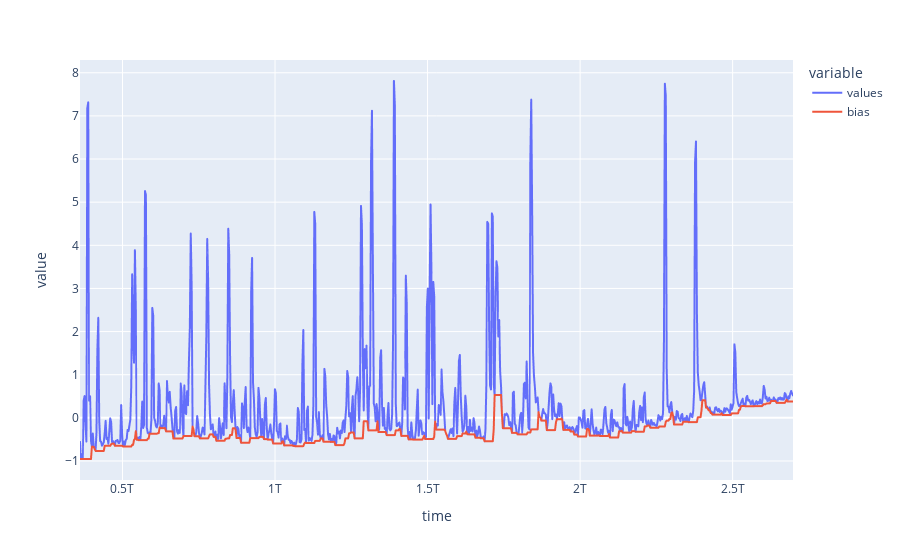

Here is the notebook cell this chart was saved with:
### Markdown cell above
Dans un premier temps recherche du minimum de la courbe au cours du temps

### Code cell
newdf['bias'] = newdf['values'].rolling(10).min()
newdf['bias'] = newdf['bias'].fillna(method='ffill')
newdf['bias'] = newdf['bias'].fillna(method='bfill')
newdf.plot()

### Figure 1 — Plotly figure (JSON) as saved in the notebook; plotly's stock layout.template omitted (floating-point values rounded to 4 significant figures; data arrays with more than 128 entries replaced by an {"elided": "..."} marker saying what was removed)
{"data": [{"hovertemplate": "variable=values<br>time=%{x}<br>value=%{y}<extra></extra>", "legendgroup": "values", "line": {"color": "#636efa", "dash": "solid"}, "mode": "lines", "name": "values", "showlegend": true, "type": "scattergl", "x": {"elided": "780 int values"}, "xaxis": "x", "y": {"elided": "780 float values"}, "yaxis": "y"}, {"hovertemplate": "variable=bias<br>time=%{x}<br>value=%{y}<extra></extra>", "legendgroup": "bias", "line": {"color": "#EF553B", "dash": "solid"}, "mode": "lines", "name": "bias", "showlegend": true, "type": "scattergl", "x": {"elided": "780 int values"}, "xaxis": "x", "y": {"elided": "780 float values"}, "yaxis": "y"}], "layout": {"legend": {"title": {"text": "variable"}, "tracegroupgap": 0}, "margin": {"t": 60}, "xaxis": {"anchor": "y", "domain": [0, 1], "title": {"text": "time"}}, "yaxis": {"anchor": "x", "domain": [0, 1], "title": {"text": "value"}}}}
